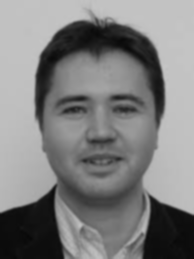
#> input picture PIB/Projetos/Prj2/SavedImages/GrayscaleNoisyImages_face.png, 194 x 259 px, given in place of lena4.png, which was not available
$ python Prj2_Exercise2_monarch.py
#> lines starting #> are read from the running program, lines starting #| are printed output that depends on the picture; long printed decimals are rounded; pictures that were not available may be replaced by others from this repository, and a replacement may not be noted
import cv2
import numpy as np
import matplotlib.pyplot as plt


#    Returns mean squared error between 'mat1' and 'mat2'
def meanSquaredError(mat1, mat2):
    return np.square(mat1 - mat2).mean()


#    Returns mean absolute error between 'mat1' and 'mat2'
def meanAbsoluteError(mat1, mat2):
    return np.absolute(mat1 - mat2).mean()


#    Returns signal to noise ratio given a signal and a noisy signal
def signalToNoiseRatio(signal, noisySignal):
    return 10.0 * np.log10(np.square(signal).sum() / np.square(signal - noisySignal).sum())


# [43 lines left out: function remove_noise_with_frequency_filter, not called in this run]


"""
Removes salt and pepper noise from an image, returning the enhanced version of it
"""


# [4 lines left out: function remove_salt_and_pepper_noise_from_images, not called in this run]


"""
Removes salt and pepper noise from RGB images
"""


# [47 lines left out: functions remove_salt_and_pepper_noise_from_rgb_images, apply_color_map_to_image, not called in this run]


"""
Removes the blur effect from an image, returning the enhanced version of it
"""


# [5 lines left out: function remove_blurred_from_images, not called in this run]


"""
Removes the gaussian effect from an image, returning the enhanced version of it
"""


def remove_gaussian_noise_from_images(image_path, output_path, kernel_size=5):
    gaussian_noise = cv2.GaussianBlur(image_path, (kernel_size, kernel_size), 0)
    cv2.imwrite(output_path, gaussian_noise)
    return gaussian_noise


def fix_magenta_color_rgb(image_path, output_path, path_to_save, brightness_value=5):
    # calculate the mean for each channel
    mean_b = np.mean(image_path[:, :, 0])
    mean_g = np.mean(image_path[:, :, 1])
    mean_r = np.mean(image_path[:, :, 2])

    # calculate the scalling factors
    scale_b = mean_g / mean_b
    scale_r = mean_g / mean_r

    # after scale, we apply the scaling factors to the blue and red channels
    image_path[:, :, 0] = np.clip((image_path[:, :, 0].astype(np.float64) * scale_b), 0, 255).astype(np.uint8)
    image_path[:, :, 2] = np.clip((image_path[:, :, 2].astype(np.float64) * scale_r), 0, 255).astype(np.uint8)

    # because after scale, we lose lum, we apply some brightness to the image
    image_enhanced = cv2.convertScaleAbs(image_path, alpha=brightness_value, beta=0)

    # display  images in a plot (2x2)
    plt.subplot(1, 2, 1)
    plt.imshow(cv2.cvtColor(image_path, cv2.COLOR_BGR2RGB))
    plt.title('Original Image')
    plt.axis('off')

    plt.subplot(1, 2, 2)
    plt.imshow(cv2.cvtColor(image_enhanced, cv2.COLOR_BGR2RGB))
    plt.title('Enhanced Image')
    plt.axis('off')

    plt.tight_layout()
    plt.savefig(path_to_save)
    plt.show()

    cv2.imwrite(output_path, image_enhanced)

    return image_enhanced


"""
Increases the brightness of an image, returning the enhanced version of it
"""


# [51 lines left out: functions increase_brightness, increase_contrast, not called in this run]


"""
Giving an negative image and red noise, we apply filters to remove the noise
and obtain a new image, similar to the original one
"""


# [38 lines left out: function remove_red_noise_rgb_image, not called in this run]


"""
Removes the red background from the thermal image(face5.png)
"""


# [33 lines left out: function remove_red_background_from_thermal_image, not called in this run]


"""
Remove the blue component, returning an enhanced image without the blue component
"""


def fix_blue_color_rgb(image_path, output_path, path_to_save):
    # Convert the image to HSV format
    hsv_img = cv2.cvtColor(image_path, cv2.COLOR_BGR2HSV)

    # Set saturation channel to zero
    hsv_img[:, :, 1] = 0

    # Convert the HSV image back to BGR format
    img_without_color = cv2.cvtColor(hsv_img, cv2.COLOR_HSV2BGR)

    # plot the results
    # display  images in a plot (2x2)
    plt.subplot(1, 2, 1)
    plt.imshow(cv2.cvtColor(image_path, cv2.COLOR_BGR2RGB))
    plt.title('Original Image')
    plt.axis('off')

    plt.subplot(1, 2, 2)
    plt.imshow(img_without_color)
    plt.title('Enhanced Image')
    plt.axis('off')

    plt.tight_layout()
    plt.savefig(path_to_save)
    plt.show()

    # save the image result
    cv2.imwrite(output_path, cv2.cvtColor(img_without_color, cv2.COLOR_BGR2RGB))

    return image_path


"""
Removes the bluir effect and enhances the contrast of an image
"""


def remove_blur_and_enhance_contrast(image_path, output_path, path_to_save, contrast_factor=1):
    # Convert the image to LAB color space
    convert_lab_img = cv2.cvtColor(image_path, cv2.COLOR_BGR2Lab)

    # Enhance contrast using the CLAHE (Contrast Limited Adaptive Histogram Equalization) algorithm
    clahe_method = cv2.createCLAHE(clipLimit=2.0, tileGridSize=(8, 8))
    img_enhanced = clahe_method.apply(convert_lab_img[:, :, 0])

    # Merge the enhanced channel with the original A and B channels
    image_result = cv2.merge([img_enhanced, convert_lab_img[:, :, 1], convert_lab_img[:, :, 2]])

    # Convert the LAB image back to BGR color space
    img_result_bgr = cv2.cvtColor(image_result, cv2.COLOR_Lab2BGR)

    # Enhance overall contrast
    img_result_bgr = cv2.convertScaleAbs(img_result_bgr, alpha=contrast_factor, beta=0)

    # plot the results
    # display  images in a plot (2x2)
    plt.subplot(1, 2, 1)
    plt.imshow(cv2.cvtColor(image_path, cv2.COLOR_BGR2RGB))
    plt.title('Original Image')
    plt.axis('off')

    plt.subplot(1, 2, 2)
    plt.imshow(cv2.cvtColor(img_result_bgr, cv2.COLOR_BGR2RGB))
    plt.title('Enhanced Image')
    plt.axis('off')

    plt.tight_layout()
    plt.savefig(path_to_save)
    plt.show()

    # save the image result
    cv2.imwrite(output_path, img_result_bgr)

    return img_result_bgr


# [32 lines left out: functions display_without_salt_pepper_noise, display_without_blur_effect, not called in this run]


def display_without_gaussian_noise_effect(image, output_name, path_to_save):
    # display  images in a plot (2x2)
    plt.subplot(1, 2, 1)
    plt.imshow(image, cmap='gray')
    plt.title('Original Image')
    plt.axis('off')

    plt.subplot(1, 2, 2)
    plt.imshow(remove_gaussian_noise_from_images(image, output_name), cmap='gray')
    plt.title('Enhanced Image')
    plt.axis('off')

    plt.tight_layout()
    plt.savefig(path_to_save)
    plt.show()


# [15 lines left out: function display_spatial_filter_type, not called in this run]


if __name__ == "__main__":
    # [271 lines of commented-out code are left out]
    image_face_lena4 = cv2.imread('Dataset/RGBNoisyImages/lena4.png')
#> image_face_lena4 is the input picture: shape (259, 194, 3); min 8, max 197, mean 126.4
    image_face_lena4_RGB = cv2.cvtColor(image_face_lena4, cv2.COLOR_BGR2RGB)
    display_without_gaussian_noise_effect(image_face_lena4_RGB, 'SavedImages/RGB_face4_RGB.png', 'SavedImages/Plot_RGB_Lena4_RGB.png')
#> in display_without_gaussian_noise_effect, `plt.savefig(path_to_save)`:
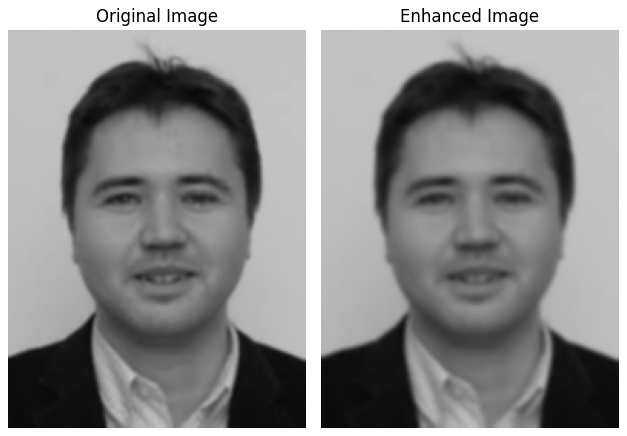
#> figure drawn by matplotlib, 2 panels
    image_face_lena4_enhanced = cv2.imread('SavedImages/RGB_face4_RGB.png')
    image_face_lena4_RGB_enhanced = cv2.cvtColor(image_face_lena4_enhanced, cv2.COLOR_BGR2RGB)
    print('MSE on image_face_lena4_RGB: ', meanSquaredError(image_face_lena4_RGB, image_face_lena4_RGB_enhanced))
#| MSE on image_face_lena4_RGB:  5.727
    print('MAE on image_face_lena4_RGB: ', meanAbsoluteError(image_face_lena4_RGB, image_face_lena4_RGB_enhanced))
#| MAE on image_face_lena4_RGB:  49.032
    print('SNR on image_face_lena4_RGB: ', signalToNoiseRatio(image_face_lena4_RGB, image_face_lena4_RGB_enhanced))
#| SNR on image_face_lena4_RGB:  12.159
    print("")

    image_monarch = cv2.imread('Dataset/RGBNoisyImages/monarch.png')
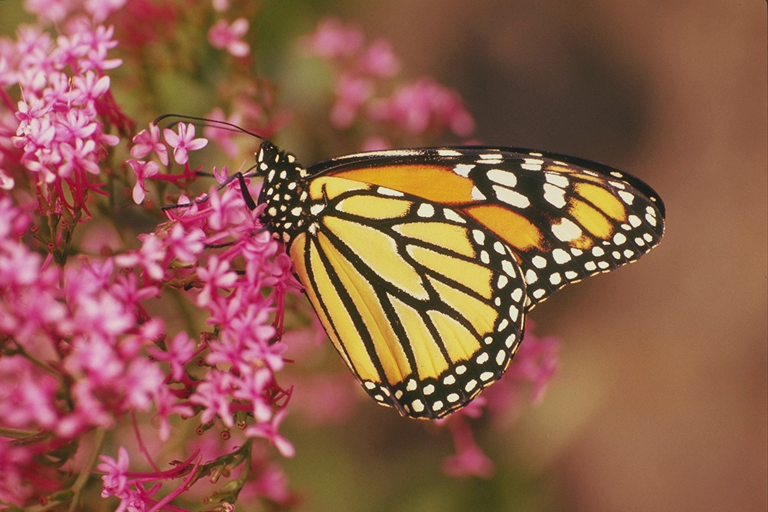
#> input picture PIB/Demos/Demo11 - PseudoColor/monarch.tif, 768 x 512 px, given in place of monarch.png, which was not available
#> image_monarch is the input picture: shape (512, 768, 3); mean B, G, R 75, 93, 143.5

    image_monarch1 = cv2.imread('Dataset/RGBNoisyImages/monarch1.png', cv2.COLOR_BGR2RGB)
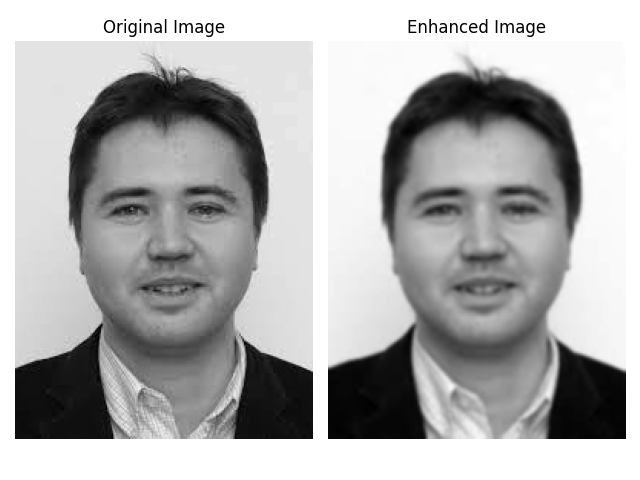
#> input picture PIB/Projetos/Prj2/SavedImages/Plot_GrayscaleNoisyImages_face.png, 640 x 480 px, given in place of monarch1.png, which was not available
#> image_monarch1 is the input picture: shape (480, 640, 3); min 0, max 255, mean 176.3
    fix_magenta_color_rgb(image_monarch1, 'SavedImages/Monarch1_enhanced.png', 'SavedImages/Plot_RGB_monarch_1_RGB.png')
#> in fix_magenta_color_rgb, `mean_b = np.mean(image_path[:, :, 0])`: mean_b = 176.3
#> in fix_magenta_color_rgb, `scale_b = mean_g / mean_b`: scale_b = 1
#> in fix_magenta_color_rgb, `image_enhanced = cv2.convertScaleAbs(image_path, alpha=brightness_valu..`:
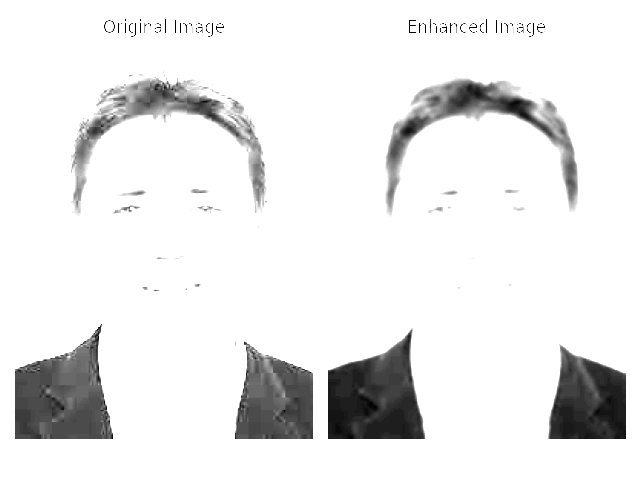
#> image_enhanced: shape (480, 640, 3); min 0, max 255, mean 233.1
    image_monarch1_enhanced = cv2.imread('SavedImages/Monarch1_enhanced.png', cv2.COLOR_BGR2RGB)
    print('MSE on image_monarch1: ', meanSquaredError(image_monarch1, image_monarch1_enhanced))
#| MSE on image_monarch1:  61.238
    print('MEA on image_monarch1: ', meanAbsoluteError(image_monarch1, image_monarch1_enhanced))
#| MEA on image_monarch1:  141.993
    print('SNR on image_monarch1: ', signalToNoiseRatio(image_monarch1, image_monarch1_enhanced))
#| SNR on image_monarch1:  0.991
    print("")

    image_monarch2 = cv2.imread('Dataset/RGBNoisyImages/monarch2.png')
    fix_blue_color_rgb(image_monarch2, 'SavedImages/Monarch2_enhanced.png', 'SavedImages/Plot_RGB_monarch_2_RGB.png')
#> in fix_blue_color_rgb, `hsv_img = cv2.cvtColor(image_path, cv2.COLOR_BGR2HSV)`: hsv_img: shape (480, 640, 3); mean H, S, V 0, 0, 176.3
    image_monarch2_enhanced = cv2.imread('SavedImages/Monarch2_enhanced.png')
    print('MSE on image_monarch2: ', meanSquaredError(image_monarch2, image_monarch2_enhanced))
#| MSE on image_monarch2:  0.0
    print('MEA on image_monarch2: ', meanAbsoluteError(image_monarch2, image_monarch2_enhanced))
#| MEA on image_monarch2:  0.0
    print('SNR on image_monarch2: ', signalToNoiseRatio(image_monarch2, image_monarch2_enhanced))
#| SNR on image_monarch2:  inf
    print("")

    image_monarch3 = cv2.imread('Dataset/RGBNoisyImages/monarch3.png', cv2.COLOR_BGR2RGB)
    remove_blur_and_enhance_contrast(image_monarch3, 'SavedImages/Monarch3_enhanced.png','SavedImages/Plot_RGB_monarch_3_RGB.png')
#> (the run stopped early here; a loop or call above may not have finished)
